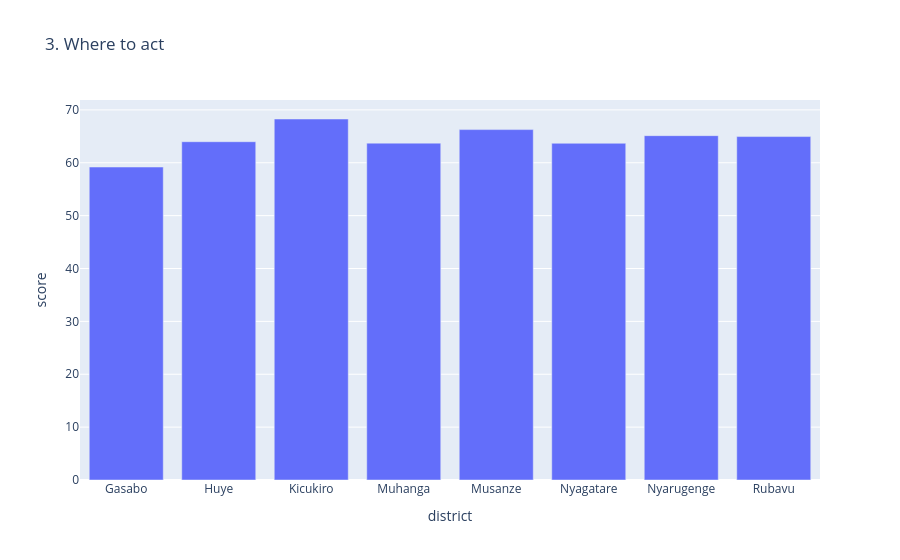

The notebook cell saved with this chart:
### Code cell
# 3. Average score by district
district_avg = df.groupby("district")["score"].mean().reset_index()

fig3 = px.bar(
    district_avg,
    x="district",
    y="score",
    title="3. Where to act"
)
fig3.show()

### Figure 1 — Plotly figure (JSON) as saved in the notebook; plotly's stock layout.template omitted (floating-point values rounded to 4 significant figures)
{"data": [{"hovertemplate": "district=%{x}<br>score=%{y}<extra></extra>", "legendgroup": "", "marker": {"color": "#636efa", "pattern": {"shape": ""}}, "name": "", "orientation": "v", "showlegend": false, "textposition": "auto", "type": "bar", "x": ["Gasabo", "Huye", "Kicukiro", "Muhanga", "Musanze", "Nyagatare", "Nyarugenge", "Rubavu"], "xaxis": "x", "y": [59.19, 63.98, 68.28, 63.72, 66.27, 63.68, 65.13, 64.96], "yaxis": "y"}], "layout": {"barmode": "relative", "legend": {"tracegroupgap": 0}, "title": {"text": "3. Where to act"}, "xaxis": {"anchor": "y", "domain": [0, 1], "title": {"text": "district"}}, "yaxis": {"anchor": "x", "domain": [0, 1], "title": {"text": "score"}}}}
